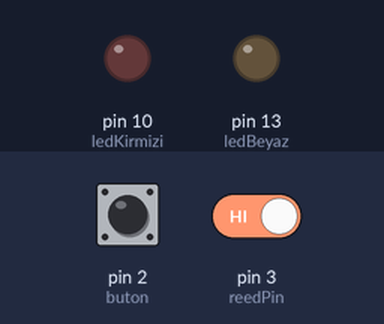
This sketch was run on a simulated Arduino Uno, built with avr-gcc and run on an emulated ATmega328P. On the bench: output pins drawn as LEDs (lit = HIGH). Dashed ring = blinking. Inputs (shaded band) come from the test bench; at power-on: pin 3 (reedPin) HIGH, pin 2 (buton) HIGH.

Above: at 1.2 s.
1.3 s: pin 3 (reedPin) driven LOW
At 1.6 s:
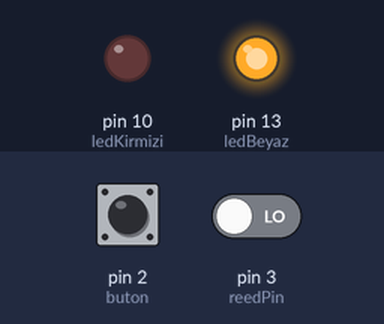
At 2.9 s:
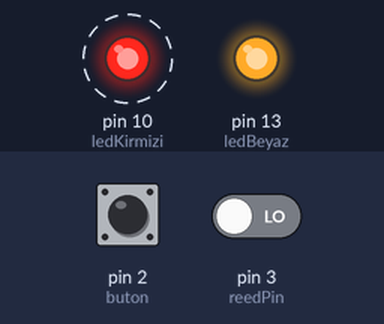
4.3 s: pin 2 (buton) pulled LOW for 0.15 s
5.9 s: pin 2 (buton) pulled LOW for 1 s
At 7.7 s:
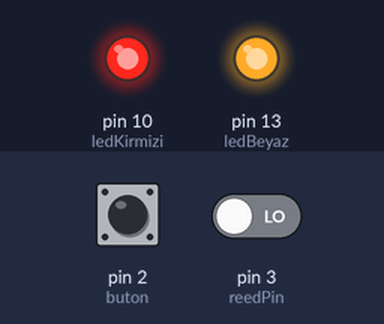
Timing chart, 0 to 9.2 s (numbered marks = the images above; inputs shaded):
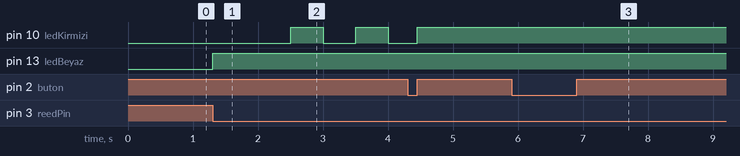

Measured:
- after the input at 1.3 s, pin 13 (ledBeyaz): LOW → HIGH at once
- by itself, pin 10 (ledKirmizi): alternates HIGH for 0.50 s and LOW for 0.50 s

The sketch:

visionnire.ino
```cpp
// BENGU YURDAKUL


#define ZAMAN 2500                       // 2.5 sn boyunca mıknatıs kaç kere geçti(tekerlek kaç kere döndü)kontrolü için zaman


unsigned long ilkMillis = 0;             // zaman hesaplamaları için
unsigned long simdikiMillis = 0;         // zaman hesaplamaları için

const byte reedPin = 3;                  // reed pini tanımladık
byte simdikiDurum = 0;                   // reedpin den aldığımız değerlerş karşılaştırmak için
byte oncekiDurum = 0;

int ledKirmizi = 10;                     // kırmızı ledi tanımladık
int ledBeyaz = 13;                       // beyaz ledi tanımladık
int buton = 2;                           // fren butonu tanımladık
int say = 0;                             // sayaç tanımladık
int i;

int kontrol = 4;                   // sayacın bir önceki turdaki hali ile şimdiki halini karşılaştırmak için, 4 atamamızın sebebi ise 20 jantlık
                                   // bisiklette yapılan denemeler sonucunda ortalama mıknatısı görme sayısının sayısının 2.5 saniyede 4 kez olması.
                                   // iki mıknatıs var, her mıknatıs geçtiğinde reed switch 1 değeri döndürüyor, 20 jantlık bisiklette, normal hızda
                                   // her 2.5 saniyede 4 kez 1 değerini alıyoruz bu sebepten dolayı 4 ile kontrol etmeye başladık. Sonra tur başına değişti.

boolean butonKontrol;              // Bu kontrolü yapmadığımda ışık istediğim gibi parlaklığını azalatarak sönmüyordu, ard arda iki kez aynı işlemi
                                   // yaparak sönüyordu bu problemi çözmek için böyle bir kontrol yaptım.

void setup()
{
  pinMode(reedPin, INPUT_PULLUP);
  pinMode(ledKirmizi, OUTPUT);            // gerekli pin ve led ayarlarını yaptık
  pinMode(ledBeyaz, OUTPUT);
  ilkMillis = millis();                 // başlangıç zamanını kaydettik
  attachInterrupt(digitalPinToInterrupt(buton), butonBasma, CHANGE);            // buton için interrupt tanımladık eğer değer değişirse kesecek
}

void loop()
{
  if (say != 0) {
    digitalWrite(ledBeyaz, HIGH);                     // eğer en az bir kez döndüyse (hareket varsa) beyaz ışığı yaktık (öndeki ışık)
  }
  simdikiMillis = millis();                          // şimdiki zamanı aldık
  oncekiDurum = simdikiDurum;                        // mıknatıs geçmiş mi kontrolü için önceki duruma şimdiki durumu atadık
  if (simdikiMillis - ilkMillis <= ZAMAN)            // zamanı aştık mı diye kontrol ettik (aşmadık)
  {
    simdikiDurum = digitalRead(reedPin);                     // eğer zamanı aşmadıysak reedpin deki değeri (0 ya da 1) simdikidurum a atadık
    if (simdikiDurum == LOW and oncekiDurum == HIGH)    // eğer simdikidurum ve öncekidurum farklı ise mıknatıs geçmiş demek
    {
      say++;                                             // say
    }
  }
  else                                                 // zamanı aştık
  {
     if (say == 0) {                                 // eğer hiç dönmediyse beyaz ışığı söndür (öndeki ışık)
        digitalWrite(ledBeyaz, LOW);
      }
     if (kontrol > say) {                           // eğer yavaşlamışsa çakar kırmızı ışığı yak (arkadaki ışık)
        i = 0;
        while (i<4) {
        digitalWrite(ledKirmizi, HIGH);
        delay(500);
        digitalWrite(ledKirmizi, LOW);
        delay(500);
        i = i + 1;
        }
      }

      kontrol = say;                               // kontrol değişkenine bir önceki sayaç değerini atadık
      say = 0;                                     // sayacı sıfırladık
      ilkMillis = millis();                        // karşılaştırmak için yeni zaman aldık
  }
}

void butonBasma()  {                                          // eğer butona (frene) basıldıysa interrupt ile bu fonksiyona geldik
    while(digitalRead(buton) == HIGH) {
      digitalWrite(ledKirmizi, HIGH);                         // butonun basılı olduğu süre boyunca kırmızı ışığı yak (arka ışık)
      butonKontrol = 1;                                       // ışığın düzgünce yanıp sönebilmesi için eklediğim kontrol değişkeni
  }

  if (digitalRead(buton)==LOW and butonKontrol ==1) {         // eğer butona basmayı (frene) bıraktıysak
   for (i = 255; i >= 0; i--){                                // ışığın parlaklığı azalarak sönsün
     analogWrite(ledKirmizi, i);                              // butonkontrol eklemeyince düzgün çalışmadı. !!
     delay(1000);
   }
   butonKontrol = 0;                                     // ışığın düzgünce yanıp sönebilmesi için eklediğim kontrol değişkeni
  }
}
```
